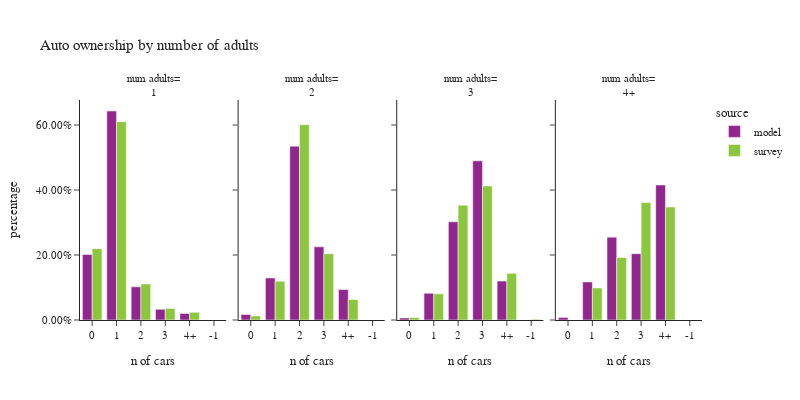

The notebook cell this image was saved under:
### Code cell
plot_auto(hh.loc[hh['num_adults_simple']!="0"],'num_adults_simple','number of adults','num adults')

### Figure 1 — Plotly figure (JSON) as saved in the notebook; plotly's stock layout.template omitted (floating-point values rounded to 4 significant figures)
{"data": [{"alignmentgroup": "True", "customdata": [[177793], [567286], [89937], [29111], [17965]], "hovertemplate": "source=model<br>num_adults_simple=1<br>auto_ownership_simple=%{x}<br>percentage=%{y}<br>sample count=%{customdata[0]}<extra></extra>", "legendgroup": "model", "marker": {"color": "#91268F", "pattern": {"shape": ""}}, "name": "model", "offsetgroup": "model", "orientation": "v", "showlegend": true, "textposition": "auto", "type": "bar", "x": ["0", "1", "2", "3", "4+"], "xaxis": "x", "y": [0.2016, 0.6431, 0.102, 0.033, 0.02037], "yaxis": "y"}, {"alignmentgroup": "True", "customdata": [[27629], [212136], [876998], [369133], [153408]], "hovertemplate": "source=model<br>num_adults_simple=2<br>auto_ownership_simple=%{x}<br>percentage=%{y}<br>sample count=%{customdata[0]}<extra></extra>", "legendgroup": "model", "marker": {"color": "#91268F", "pattern": {"shape": ""}}, "name": "model", "offsetgroup": "model", "orientation": "v", "showlegend": false, "textposition": "auto", "type": "bar", "x": ["0", "1", "2", "3", "4+"], "xaxis": "x2", "y": [0.01685, 0.1294, 0.535, 0.2252, 0.09358], "yaxis": "y2"}, {"alignmentgroup": "True", "customdata": [[2803], [36290], [133640], [216630], [52955]], "hovertemplate": "source=model<br>num_adults_simple=3<br>auto_ownership_simple=%{x}<br>percentage=%{y}<br>sample count=%{customdata[0]}<extra></extra>", "legendgroup": "model", "marker": {"color": "#91268F", "pattern": {"shape": ""}}, "name": "model", "offsetgroup": "model", "orientation": "v", "showlegend": false, "textposition": "auto", "type": "bar", "x": ["0", "1", "2", "3", "4+"], "xaxis": "x3", "y": [0.006337, 0.08205, 0.3021, 0.4898, 0.1197], "yaxis": "y3"}, {"alignmentgroup": "True", "customdata": [[2361], [34343], [74666], [59794], [121687]], "hovertemplate": "source=model<br>num_adults_simple=4+<br>auto_ownership_simple=%{x}<br>percentage=%{y}<br>sample count=%{customdata[0]}<extra></extra>", "legendgroup": "model", "marker": {"color": "#91268F", "pattern": {"shape": ""}}, "name": "model", "offsetgroup": "model", "orientation": "v", "showlegend": false, "textposition": "auto", "type": "bar", "x": ["0", "1", "2", "3", "4+"], "xaxis": "x4", "y": [0.008062, 0.1173, 0.255, 0.2042, 0.4155], "yaxis": "y4"}, {"alignmentgroup": "True", "customdata": [[5175], [14777], [2334], [613], [331]], "hovertemplate": "source=survey<br>num_adults_simple=1<br>auto_ownership_simple=%{x}<br>percentage=%{y}<br>sample count=%{customdata[0]}<extra></extra>", "legendgroup": "survey", "marker": {"color": "#8CC63E", "pattern": {"shape": ""}}, "name": "survey", "offsetgroup": "survey", "orientation": "v", "showlegend": true, "textposition": "auto", "type": "bar", "x": ["0", "1", "2", "3", "4+"], "xaxis": "x", "y": [0.2196, 0.6103, 0.1108, 0.03576, 0.02356], "yaxis": "y"}, {"alignmentgroup": "True", "customdata": [[751], [8490], [15829], [3495], [1070]], "hovertemplate": "source=survey<br>num_adults_simple=2<br>auto_ownership_simple=%{x}<br>percentage=%{y}<br>sample count=%{customdata[0]}<extra></extra>", "legendgroup": "survey", "marker": {"color": "#8CC63E", "pattern": {"shape": ""}}, "name": "survey", "offsetgroup": "survey", "orientation": "v", "showlegend": false, "textposition": "auto", "type": "bar", "x": ["0", "1", "2", "3", "4+"], "xaxis": "x2", "y": [0.01253, 0.1194, 0.6012, 0.2038, 0.06313], "yaxis": "y2"}, {"alignmentgroup": "True", "customdata": [[10], [19], [462], [1230], [1185], [503]], "hovertemplate": "source=survey<br>num_adults_simple=3<br>auto_ownership_simple=%{x}<br>percentage=%{y}<br>sample count=%{customdata[0]}<extra></extra>", "legendgroup": "survey", "marker": {"color": "#8CC63E", "pattern": {"shape": ""}}, "name": "survey", "offsetgroup": "survey", "orientation": "v", "showlegend": false, "textposition": "auto", "type": "bar", "x": ["-1", "0", "1", "2", "3", "4+"], "xaxis": "x3", "y": [0.002469, 0.007597, 0.08052, 0.3534, 0.4125, 0.1435], "yaxis": "y3"}, {"alignmentgroup": "True", "customdata": [[169], [286], [494], [458]], "hovertemplate": "source=survey<br>num_adults_simple=4+<br>auto_ownership_simple=%{x}<br>percentage=%{y}<br>sample count=%{customdata[0]}<extra></extra>", "legendgroup": "survey", "marker": {"color": "#8CC63E", "pattern": {"shape": ""}}, "name": "survey", "offsetgroup": "survey", "orientation": "v", "showlegend": false, "textposition": "auto", "type": "bar", "x": ["1", "2", "3", "4+"], "xaxis": "x4", "y": [0.09875, 0.1923, 0.3612, 0.3478], "yaxis": "y4"}], "layout": {"annotations": [{"font": {}, "showarrow": false, "text": "num adults=<br>1", "x": 0.1175, "xanchor": "center", "xref": "paper", "y": 1, "yanchor": "bottom", "yref": "paper"}, {"font": {}, "showarrow": false, "text": "num adults=<br>2", "x": 0.3725, "xanchor": "center", "xref": "paper", "y": 1, "yanchor": "bottom", "yref": "paper"}, {"font": {}, "showarrow": false, "text": "num adults=<br>3", "x": 0.6275, "xanchor": "center", "xref": "paper", "y": 1, "yanchor": "bottom", "yref": "paper"}, {"font": {}, "showarrow": false, "text": "num adults=<br>4+", "x": 0.8825, "xanchor": "center", "xref": "paper", "y": 1, "yanchor": "bottom", "yref": "paper"}], "barmode": "group", "font": {"size": 11}, "height": 400, "legend": {"title": {"text": "source"}, "tracegroupgap": 0}, "title": {"text": "Auto ownership by number of adults"}, "width": 800, "xaxis": {"anchor": "y", "domain": [0, 0.235], "title": {"text": "n of cars"}}, "xaxis2": {"anchor": "y2", "domain": [0.255, 0.49], "matches": "x", "title": {"text": "n of cars"}}, "xaxis3": {"anchor": "y3", "domain": [0.51, 0.745], "matches": "x", "title": {"text": "n of cars"}}, "xaxis4": {"anchor": "y4", "domain": [0.765, 1.0], "matches": "x", "title": {"text": "n of cars"}}, "yaxis": {"anchor": "x", "domain": [0, 1], "tickformat": ".2%", "title": {"text": "percentage"}}, "yaxis2": {"anchor": "x2", "domain": [0, 1], "matches": "y", "showticklabels": false, "tickformat": ".2%"}, "yaxis3": {"anchor": "x3", "domain": [0, 1], "matches": "y", "showticklabels": false, "tickformat": ".2%"}, "yaxis4": {"anchor": "x4", "domain": [0, 1], "matches": "y", "showticklabels": false, "tickformat": ".2%"}}}
